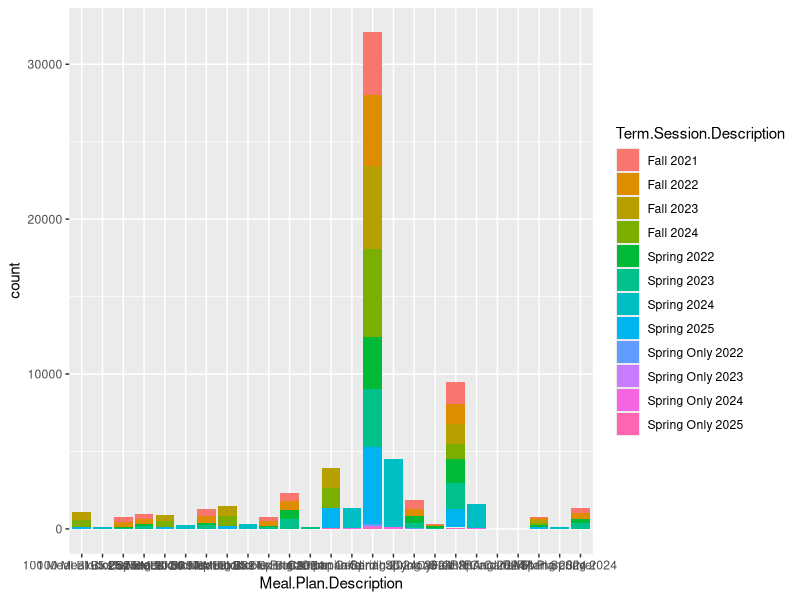
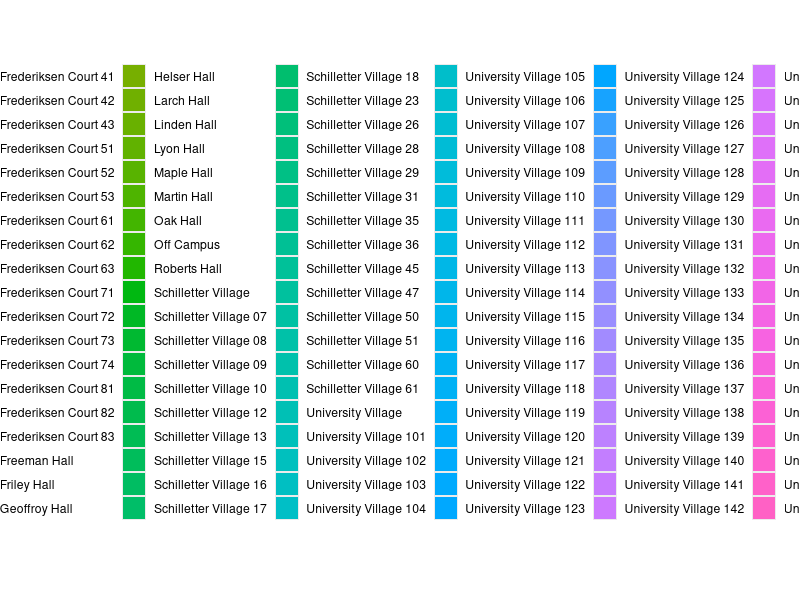
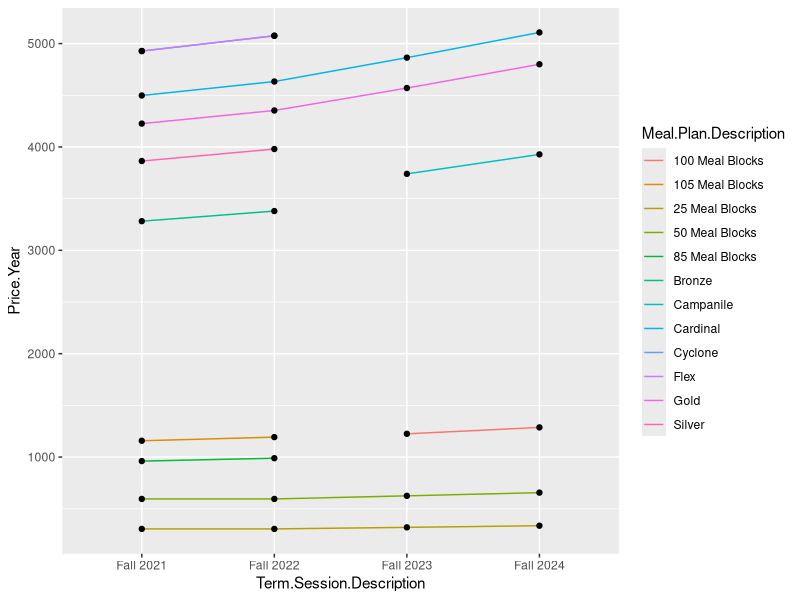

Reproduce these figures in R, in order. (Note: this script raises an error after producing the figures.)
library(dplyr)
library(ggplot2)
library(tidyr)
library(plyr)

#Pulling in the data
joined_Data <- read.csv("./data_folder/transformed_data/Combined_Data.csv")
meal_plan_price <- read.csv("./data_folder/transformed_data/Clean_Meal_Plan_Prices.csv")
merged <- read.csv("./data_folder/raw/Reddit_Webscraped/MergedDataset.csv")

#Plots the count of each meal plan and splits by term
ggplot(joined_Data, aes(x = Meal.Plan.Description, fill = Term.Session.Description)) + geom_bar()


ggplot(joined_Data, aes(x = Meal.Plan.Description, fill = Room.Location.Description)) + geom_bar()
#Plots yearly meal plan price over time the last 3 years
ggplot(meal_plan_price[, 1:3] %>% filter(grepl('Fall', Term.Session.Description)) %>% drop_na(), 
       aes(x = Term.Session.Description, y = Price.Year, group = Meal.Plan.Description)) + 
  geom_line(aes(colour = Meal.Plan.Description)) + geom_point()

#Formatting data set types
meal_plan_price$Term.Session.Description <- as.factor(meal_plan_price$Term.Session.Description)

#This is price per year as price each semester has been the same for multiple years
tapply(meal_plan_price$Price.Year, meal_plan_price$Term.Session.Description, summary)

convos<- read.csv("./data_folder/raw/Dining_Hall_Webscraped/Convos.csv")
friley<- read.csv("./data_folder/raw/Dining_Hall_Webscraped/Windows.csv")
UDCC<- read.csv("./data_folder/raw/Dining_Hall_Webscraped/Udcc.csv")
seasons<- read.csv("./data_folder/raw/Dining_Hall_Webscraped/SeasonsMarketplace.csv")

survey_data <- rbind(convos, seasons, UDCC, friley)

write.csv(survey_data, "./data_folder/transformed_data/survey_data.csv", row.names = FALSE)

tapply(dining$Rating, dining$Dining.Hall, summary)

#Counts of Ratings across dining halls
ggplot(dining, aes(x = Rating, fill = Dining.Hall)) + geom_bar()

